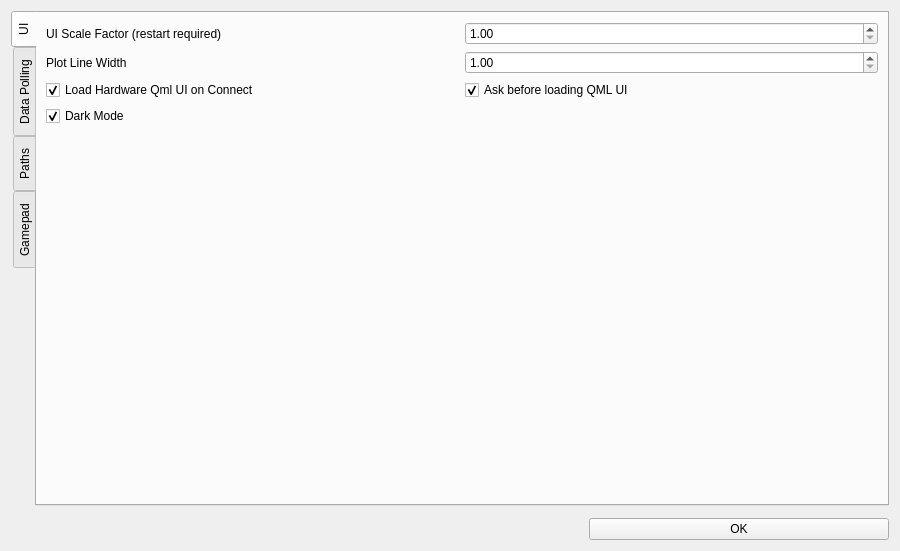
<?xml version="1.0" encoding="UTF-8"?>
<ui version="4.0">
 <class>Preferences</class>
 <widget class="QWidget" name="Preferences">
  <property name="geometry">
   <rect>
    <x>0</x>
    <y>0</y>
    <width>900</width>
    <height>551</height>
   </rect>
  </property>
  <property name="windowTitle">
   <string>Preferences</string>
  </property>
  <layout class="QVBoxLayout" name="verticalLayout_2">
   <property name="spacing">
    <number>12</number>
   </property>
   <item>
    <widget class="QTabWidget" name="tabWidget">
     <property name="tabPosition">
      <enum>QTabWidget::West</enum>
     </property>
     <property name="tabShape">
      <enum>QTabWidget::Rounded</enum>
     </property>
     <property name="currentIndex">
      <number>0</number>
     </property>
     <widget class="QWidget" name="tab">
      <attribute name="title">
       <string>UI</string>
      </attribute>
      <layout class="QVBoxLayout" name="verticalLayout">
       <item>
        <layout class="QGridLayout" name="gridLayout_41">
         <item row="2" column="0">
          <widget class="QCheckBox" name="loadQmlUiConnectBox">
           <property name="text">
            <string>Load Hardware Qml UI on Connect</string>
           </property>
           <property name="checked">
            <bool>true</bool>
           </property>
          </widget>
         </item>
         <item row="0" column="0">
          <widget class="QLabel" name="label">
           <property name="maximumSize">
            <size>
             <width>16777215</width>
             <height>16777215</height>
            </size>
           </property>
           <property name="text">
            <string>UI Scale Factor (restart required)</string>
           </property>
          </widget>
         </item>
         <item row="1" column="0">
          <widget class="QLabel" name="label_61">
           <property name="maximumSize">
            <size>
             <width>16777215</width>
             <height>16777215</height>
            </size>
           </property>
           <property name="text">
            <string>Plot Line Width</string>
           </property>
          </widget>
         </item>
         <item row="1" column="1">
          <widget class="QDoubleSpinBox" name="uiPlotWidthBox">
           <property name="toolTip">
            <string>&lt;html&gt;&lt;head/&gt;&lt;body&gt;&lt;p&gt;Line thickness for the graphs in plots.&lt;/p&gt;&lt;/body&gt;&lt;/html&gt;</string>
           </property>
           <property name="minimum">
            <double>1.000000000000000</double>
           </property>
           <property name="maximum">
            <double>10.000000000000000</double>
           </property>
           <property name="singleStep">
            <double>1.000000000000000</double>
           </property>
          </widget>
         </item>
         <item row="0" column="1">
          <widget class="QDoubleSpinBox" name="uiScaleBox">
           <property name="toolTip">
            <string>&lt;html&gt;&lt;head/&gt;&lt;body&gt;&lt;p&gt;Scale the user intefrace with this factor. Useful for high resolution monitors. VESC Tool must be restarted for this setting to take effect.&lt;/p&gt;&lt;/body&gt;&lt;/html&gt;</string>
           </property>
           <property name="minimum">
            <double>1.000000000000000</double>
           </property>
           <property name="maximum">
            <double>3.000000000000000</double>
           </property>
           <property name="singleStep">
            <double>0.100000000000000</double>
           </property>
          </widget>
         </item>
         <item row="3" column="0">
          <widget class="QCheckBox" name="darkModeBox">
           <property name="text">
            <string>Dark Mode</string>
           </property>
           <property name="checked">
            <bool>true</bool>
           </property>
           <property name="tristate">
            <bool>false</bool>
           </property>
          </widget>
         </item>
         <item row="2" column="1">
          <widget class="QCheckBox" name="qmlUiAskBox">
           <property name="text">
            <string>Ask before loading QML UI</string>
           </property>
           <property name="checked">
            <bool>true</bool>
           </property>
          </widget>
         </item>
        </layout>
       </item>
       <item>
        <spacer name="verticalSpacer">
         <property name="orientation">
          <enum>Qt::Vertical</enum>
         </property>
         <property name="sizeHint" stdset="0">
          <size>
           <width>20</width>
           <height>144</height>
          </size>
         </property>
        </spacer>
       </item>
      </layout>
     </widget>
     <widget class="QWidget" name="tab_4">
      <attribute name="title">
       <string>Data Polling</string>
      </attribute>
      <layout class="QGridLayout" name="gridLayout_5">
       <item row="2" column="0">
        <widget class="QLabel" name="label_11">
         <property name="text">
          <string>IMU Data Poll Rate</string>
         </property>
        </widget>
       </item>
       <item row="0" column="0">
        <widget class="QLabel" name="label_9">
         <property name="text">
          <string>RT Data Poll Rate</string>
         </property>
        </widget>
       </item>
       <item row="0" column="1">
        <widget class="QDoubleSpinBox" name="pollRtDataBox">
         <property name="suffix">
          <string> Hz</string>
         </property>
         <property name="decimals">
          <number>1</number>
         </property>
         <property name="minimum">
          <double>0.100000000000000</double>
         </property>
         <property name="maximum">
          <double>200.000000000000000</double>
         </property>
         <property name="value">
          <double>50.000000000000000</double>
         </property>
        </widget>
       </item>
       <item row="3" column="0">
        <widget class="QLabel" name="label_12">
         <property name="text">
          <string>BMS Data Poll Rate</string>
         </property>
        </widget>
       </item>
       <item row="1" column="2">
        <spacer name="horizontalSpacer">
         <property name="orientation">
          <enum>Qt::Horizontal</enum>
         </property>
         <property name="sizeHint" stdset="0">
          <size>
           <width>40</width>
           <height>20</height>
          </size>
         </property>
        </spacer>
       </item>
       <item row="1" column="1">
        <widget class="QDoubleSpinBox" name="pollAppDataBox">
         <property name="suffix">
          <string> Hz</string>
         </property>
         <property name="decimals">
          <number>1</number>
         </property>
         <property name="minimum">
          <double>0.100000000000000</double>
         </property>
         <property name="maximum">
          <double>200.000000000000000</double>
         </property>
         <property name="value">
          <double>20.000000000000000</double>
         </property>
        </widget>
       </item>
       <item row="1" column="0">
        <widget class="QLabel" name="label_10">
         <property name="text">
          <string>App Data Poll Rate</string>
         </property>
        </widget>
       </item>
       <item row="5" column="0">
        <spacer name="verticalSpacer_5">
         <property name="orientation">
          <enum>Qt::Vertical</enum>
         </property>
         <property name="sizeHint" stdset="0">
          <size>
           <width>20</width>
           <height>40</height>
          </size>
         </property>
        </spacer>
       </item>
       <item row="3" column="1">
        <widget class="QDoubleSpinBox" name="pollBmsDataBox">
         <property name="suffix">
          <string> Hz</string>
         </property>
         <property name="decimals">
          <number>1</number>
         </property>
         <property name="minimum">
          <double>0.100000000000000</double>
         </property>
         <property name="maximum">
          <double>200.000000000000000</double>
         </property>
         <property name="value">
          <double>10.000000000000000</double>
         </property>
        </widget>
       </item>
       <item row="2" column="1">
        <widget class="QDoubleSpinBox" name="pollImuDataBox">
         <property name="suffix">
          <string> Hz</string>
         </property>
         <property name="decimals">
          <number>1</number>
         </property>
         <property name="minimum">
          <double>0.100000000000000</double>
         </property>
         <property name="maximum">
          <double>200.000000000000000</double>
         </property>
         <property name="value">
          <double>50.000000000000000</double>
         </property>
        </widget>
       </item>
       <item row="4" column="0" colspan="2">
        <widget class="QPushButton" name="pollRestoreButton">
         <property name="text">
          <string>Restore Defaults</string>
         </property>
         <property name="icon">
          <iconset resource="res.qrc">
           <normaloff>:/res/icons/Restart-96.png</normaloff>:/res/icons/Restart-96.png</iconset>
         </property>
        </widget>
       </item>
      </layout>
     </widget>
     <widget class="QWidget" name="tab_3">
      <attribute name="title">
       <string>Paths</string>
      </attribute>
      <layout class="QVBoxLayout" name="verticalLayout_3">
       <item>
        <layout class="QGridLayout" name="gridLayout_4">
         <item row="0" column="1">
          <widget class="QLineEdit" name="pathRtLogEdit">
           <property name="text">
            <string/>
           </property>
          </widget>
         </item>
         <item row="1" column="0">
          <widget class="QLabel" name="label_7">
           <property name="text">
            <string>Script Input Files</string>
           </property>
          </widget>
         </item>
         <item row="1" column="2">
          <widget class="QPushButton" name="pathScriptInputChooseButton">
           <property name="toolTip">
            <string>Choose output directory</string>
           </property>
           <property name="text">
            <string/>
           </property>
           <property name="icon">
            <iconset resource="res.qrc">
             <normaloff>:/res/icons/Open Folder-96.png</normaloff>:/res/icons/Open Folder-96.png</iconset>
           </property>
          </widget>
         </item>
         <item row="0" column="2">
          <widget class="QPushButton" name="pathRtLogChooseButton">
           <property name="toolTip">
            <string>Choose output directory</string>
           </property>
           <property name="text">
            <string/>
           </property>
           <property name="icon">
            <iconset resource="res.qrc">
             <normaloff>:/res/icons/Open Folder-96.png</normaloff>:/res/icons/Open Folder-96.png</iconset>
           </property>
          </widget>
         </item>
         <item row="0" column="0">
          <widget class="QLabel" name="label_6">
           <property name="text">
            <string>RT Data Log</string>
           </property>
          </widget>
         </item>
         <item row="1" column="1">
          <widget class="QLineEdit" name="pathScriptInputEdit">
           <property name="text">
            <string/>
           </property>
          </widget>
         </item>
         <item row="2" column="0">
          <widget class="QLabel" name="label_8">
           <property name="text">
            <string>Script Output Files</string>
           </property>
          </widget>
         </item>
         <item row="2" column="1">
          <widget class="QLineEdit" name="pathScriptOutputEdit">
           <property name="text">
            <string/>
           </property>
          </widget>
         </item>
         <item row="2" column="2">
          <widget class="QPushButton" name="pathScriptOutputChooseButton">
           <property name="toolTip">
            <string>Choose output directory</string>
           </property>
           <property name="text">
            <string/>
           </property>
           <property name="icon">
            <iconset resource="res.qrc">
             <normaloff>:/res/icons/Open Folder-96.png</normaloff>:/res/icons/Open Folder-96.png</iconset>
           </property>
          </widget>
         </item>
        </layout>
       </item>
       <item>
        <spacer name="verticalSpacer_4">
         <property name="orientation">
          <enum>Qt::Vertical</enum>
         </property>
         <property name="sizeHint" stdset="0">
          <size>
           <width>20</width>
           <height>386</height>
          </size>
         </property>
        </spacer>
       </item>
      </layout>
     </widget>
     <widget class="QWidget" name="tab_2">
      <attribute name="title">
       <string>Gamepad</string>
      </attribute>
      <layout class="QVBoxLayout" name="verticalLayout_4" stretch="0,0,1">
       <item>
        <widget class="QGroupBox" name="groupBox_2">
         <property name="title">
          <string>Axis Monitoring and Configuration</string>
         </property>
         <layout class="QHBoxLayout" name="horizontalLayout_2" stretch="1,1">
          <property name="leftMargin">
           <number>6</number>
          </property>
          <property name="topMargin">
           <number>6</number>
          </property>
          <property name="rightMargin">
           <number>6</number>
          </property>
          <property name="bottomMargin">
           <number>6</number>
          </property>
          <item>
           <layout class="QGridLayout" name="gridLayout">
            <property name="spacing">
             <number>2</number>
            </property>
            <item row="3" column="1">
             <widget class="QProgressBar" name="jsAxis4Bar">
              <property name="minimum">
               <number>-1000</number>
              </property>
              <property name="maximum">
               <number>1000</number>
              </property>
              <property name="value">
               <number>0</number>
              </property>
              <property name="format">
               <string>%v</string>
              </property>
             </widget>
            </item>
            <item row="0" column="1">
             <widget class="QProgressBar" name="jsAxis1Bar">
              <property name="minimum">
               <number>-1000</number>
              </property>
              <property name="maximum">
               <number>1000</number>
              </property>
              <property name="value">
               <number>0</number>
              </property>
              <property name="format">
               <string>%v</string>
              </property>
             </widget>
            </item>
            <item row="1" column="1">
             <widget class="QProgressBar" name="jsAxis2Bar">
              <property name="minimum">
               <number>-1000</number>
              </property>
              <property name="maximum">
               <number>1000</number>
              </property>
              <property name="value">
               <number>0</number>
              </property>
              <property name="format">
               <string>%v</string>
              </property>
             </widget>
            </item>
            <item row="0" column="0">
             <widget class="QLabel" name="label_2">
              <property name="text">
               <string>Axis 1</string>
              </property>
             </widget>
            </item>
            <item row="1" column="0">
             <widget class="QLabel" name="label_3">
              <property name="text">
               <string>Axis 2</string>
              </property>
             </widget>
            </item>
            <item row="3" column="0">
             <widget class="QLabel" name="label_5">
              <property name="text">
               <string>Axis 4</string>
              </property>
             </widget>
            </item>
            <item row="2" column="1">
             <widget class="QProgressBar" name="jsAxis3Bar">
              <property name="minimum">
               <number>-1000</number>
              </property>
              <property name="maximum">
               <number>1000</number>
              </property>
              <property name="value">
               <number>0</number>
              </property>
              <property name="format">
               <string>%v</string>
              </property>
             </widget>
            </item>
            <item row="2" column="0">
             <widget class="QLabel" name="label_4">
              <property name="text">
               <string>Axis 3</string>
              </property>
             </widget>
            </item>
            <item row="0" column="2">
             <widget class="QPushButton" name="jsConf1Button">
              <property name="text">
               <string>Configure</string>
              </property>
              <property name="icon">
               <iconset resource="res.qrc">
                <normaloff>:/res/icons/Horizontal Settings Mixer-96.png</normaloff>:/res/icons/Horizontal Settings Mixer-96.png</iconset>
              </property>
             </widget>
            </item>
            <item row="1" column="2">
             <widget class="QPushButton" name="jsConf2Button">
              <property name="text">
               <string>Configure</string>
              </property>
              <property name="icon">
               <iconset resource="res.qrc">
                <normaloff>:/res/icons/Horizontal Settings Mixer-96.png</normaloff>:/res/icons/Horizontal Settings Mixer-96.png</iconset>
              </property>
             </widget>
            </item>
            <item row="2" column="2">
             <widget class="QPushButton" name="jsConf3Button">
              <property name="text">
               <string>Configure</string>
              </property>
              <property name="icon">
               <iconset resource="res.qrc">
                <normaloff>:/res/icons/Horizontal Settings Mixer-96.png</normaloff>:/res/icons/Horizontal Settings Mixer-96.png</iconset>
              </property>
             </widget>
            </item>
            <item row="3" column="2">
             <widget class="QPushButton" name="jsConf4Button">
              <property name="text">
               <string>Configure</string>
              </property>
              <property name="icon">
               <iconset resource="res.qrc">
                <normaloff>:/res/icons/Horizontal Settings Mixer-96.png</normaloff>:/res/icons/Horizontal Settings Mixer-96.png</iconset>
              </property>
             </widget>
            </item>
           </layout>
          </item>
          <item>
           <layout class="QGridLayout" name="gridLayout_2">
            <property name="spacing">
             <number>2</number>
            </property>
            <item row="1" column="1">
             <widget class="QPushButton" name="jsConnectButton">
              <property name="text">
               <string>Connect</string>
              </property>
              <property name="icon">
               <iconset resource="res.qrc">
                <normaloff>:/res/icons/Connected-96.png</normaloff>:/res/icons/Connected-96.png</iconset>
              </property>
             </widget>
            </item>
            <item row="1" column="0">
             <widget class="QPushButton" name="jsScanButton">
              <property name="text">
               <string>Scan</string>
              </property>
              <property name="icon">
               <iconset resource="res.qrc">
                <normaloff>:/res/icons/Refresh-96.png</normaloff>:/res/icons/Refresh-96.png</iconset>
              </property>
             </widget>
            </item>
            <item row="0" column="0" colspan="2">
             <widget class="QComboBox" name="jsListBox"/>
            </item>
            <item row="3" column="1">
             <spacer name="verticalSpacer_2">
              <property name="orientation">
               <enum>Qt::Vertical</enum>
              </property>
              <property name="sizeHint" stdset="0">
               <size>
                <width>20</width>
                <height>10</height>
               </size>
              </property>
             </spacer>
            </item>
            <item row="2" column="0" colspan="2">
             <widget class="QPushButton" name="jsResetConfigButton">
              <property name="text">
               <string>Reset Configuration</string>
              </property>
              <property name="icon">
               <iconset resource="res.qrc">
                <normaloff>:/res/icons/Restart-96.png</normaloff>:/res/icons/Restart-96.png</iconset>
              </property>
             </widget>
            </item>
           </layout>
          </item>
         </layout>
        </widget>
       </item>
       <item>
        <widget class="QGroupBox" name="groupBox">
         <property name="title">
          <string>Interpretation</string>
         </property>
         <layout class="QGridLayout" name="gridLayout_3">
          <property name="leftMargin">
           <number>6</number>
          </property>
          <property name="topMargin">
           <number>6</number>
          </property>
          <property name="rightMargin">
           <number>6</number>
          </property>
          <property name="bottomMargin">
           <number>6</number>
          </property>
          <property name="spacing">
           <number>2</number>
          </property>
          <item row="3" column="1">
           <widget class="QDoubleSpinBox" name="jsCurrentMaxBox">
            <property name="prefix">
             <string>Max Current: </string>
            </property>
            <property name="suffix">
             <string> A</string>
            </property>
            <property name="maximum">
             <double>1000.000000000000000</double>
            </property>
            <property name="value">
             <double>10.000000000000000</double>
            </property>
           </widget>
          </item>
          <item row="4" column="1">
           <widget class="QDoubleSpinBox" name="jsErpmMaxBox">
            <property name="prefix">
             <string>Max ERPM: </string>
            </property>
            <property name="decimals">
             <number>0</number>
            </property>
            <property name="maximum">
             <double>300000.000000000000000</double>
            </property>
            <property name="value">
             <double>60000.000000000000000</double>
            </property>
           </widget>
          </item>
          <item row="2" column="0">
           <widget class="QCheckBox" name="jsBidirectionalBox">
            <property name="text">
             <string>Bidirectional</string>
            </property>
           </widget>
          </item>
          <item row="0" column="1">
           <widget class="QComboBox" name="jsControlTypeBox">
            <item>
             <property name="text">
              <string>Current Control</string>
             </property>
            </item>
            <item>
             <property name="text">
              <string>Current Control Brake</string>
             </property>
            </item>
            <item>
             <property name="text">
              <string>Duty Control</string>
             </property>
            </item>
            <item>
             <property name="text">
              <string>Speed Control</string>
             </property>
            </item>
            <item>
             <property name="text">
              <string>Position Control</string>
             </property>
            </item>
           </widget>
          </item>
          <item row="4" column="0">
           <widget class="QDoubleSpinBox" name="jsErpmMinBox">
            <property name="prefix">
             <string>Min ERPM: </string>
            </property>
            <property name="decimals">
             <number>0</number>
            </property>
            <property name="minimum">
             <double>-300000.000000000000000</double>
            </property>
            <property name="maximum">
             <double>0.000000000000000</double>
            </property>
            <property name="value">
             <double>-30000.000000000000000</double>
            </property>
           </widget>
          </item>
          <item row="3" column="0">
           <widget class="QDoubleSpinBox" name="jsCurrentMinBox">
            <property name="prefix">
             <string>Min Current: </string>
            </property>
            <property name="suffix">
             <string> A</string>
            </property>
            <property name="minimum">
             <double>-1000.000000000000000</double>
            </property>
            <property name="maximum">
             <double>0.000000000000000</double>
            </property>
            <property name="value">
             <double>-10.000000000000000</double>
            </property>
           </widget>
          </item>
          <item row="2" column="1">
           <widget class="QCheckBox" name="jsInvertedBox">
            <property name="text">
             <string>Inverted</string>
            </property>
           </widget>
          </item>
          <item row="5" column="0">
           <widget class="QCheckBox" name="jsConfigOkBox">
            <property name="text">
             <string>Configuration is OK (check this box manually when done)</string>
            </property>
           </widget>
          </item>
          <item row="1" column="1">
           <widget class="QSpinBox" name="jsMaxBox">
            <property name="prefix">
             <string>Max: </string>
            </property>
            <property name="minimum">
             <number>-1000</number>
            </property>
            <property name="maximum">
             <number>1000</number>
            </property>
            <property name="value">
             <number>1000</number>
            </property>
           </widget>
          </item>
          <item row="1" column="0">
           <widget class="QSpinBox" name="jsMinBox">
            <property name="prefix">
             <string>Min: </string>
            </property>
            <property name="minimum">
             <number>-1000</number>
            </property>
            <property name="maximum">
             <number>1000</number>
            </property>
            <property name="value">
             <number>-1000</number>
            </property>
           </widget>
          </item>
          <item row="6" column="0" colspan="2">
           <widget class="DisplayBar" name="jsDisp" native="true">
            <property name="minimumSize">
             <size>
              <width>0</width>
              <height>30</height>
             </size>
            </property>
           </widget>
          </item>
          <item row="0" column="0">
           <widget class="QComboBox" name="jseAxisBox">
            <item>
             <property name="text">
              <string>Use Axis 1</string>
             </property>
            </item>
            <item>
             <property name="text">
              <string>Use Axis 2</string>
             </property>
            </item>
            <item>
             <property name="text">
              <string>Use Axis 3</string>
             </property>
            </item>
            <item>
             <property name="text">
              <string>Use Axis 4</string>
             </property>
            </item>
           </widget>
          </item>
         </layout>
        </widget>
       </item>
       <item>
        <spacer name="verticalSpacer_3">
         <property name="orientation">
          <enum>Qt::Vertical</enum>
         </property>
         <property name="sizeHint" stdset="0">
          <size>
           <width>20</width>
           <height>40</height>
          </size>
         </property>
        </spacer>
       </item>
      </layout>
     </widget>
    </widget>
   </item>
   <item>
    <widget class="QPushButton" name="okButton">
     <property name="maximumSize">
      <size>
       <width>300</width>
       <height>16777215</height>
      </size>
     </property>
     <property name="layoutDirection">
      <enum>Qt::RightToLeft</enum>
     </property>
     <property name="text">
      <string>OK</string>
     </property>
    </widget>
   </item>
  </layout>
 </widget>
 <customwidgets>
  <customwidget>
   <class>DisplayBar</class>
   <extends>QWidget</extends>
   <header>widgets/displaybar.h</header>
   <container>1</container>
  </customwidget>
 </customwidgets>
 <resources>
  <include location="res.qrc"/>
 </resources>
 <connections/>
</ui>
